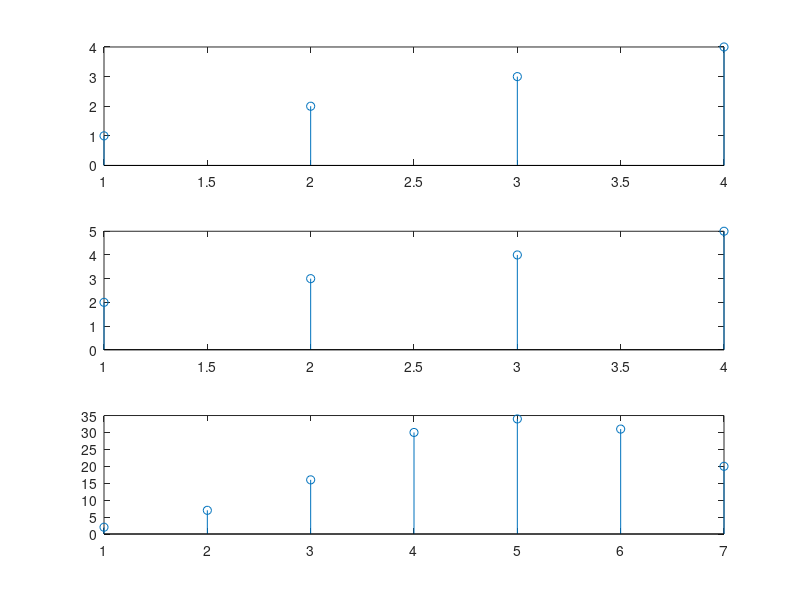

Write the MATLAB code that produced this figure.
clc;
clear;
close;
x1=[1 2 3 4];
x2=[2 3 4 5];
y=conv(x1,x2);


subplot(3,1,1);
stem(x1);
subplot(3,1,2);
stem(x2);
subplot(3,1,3);
stem(y);